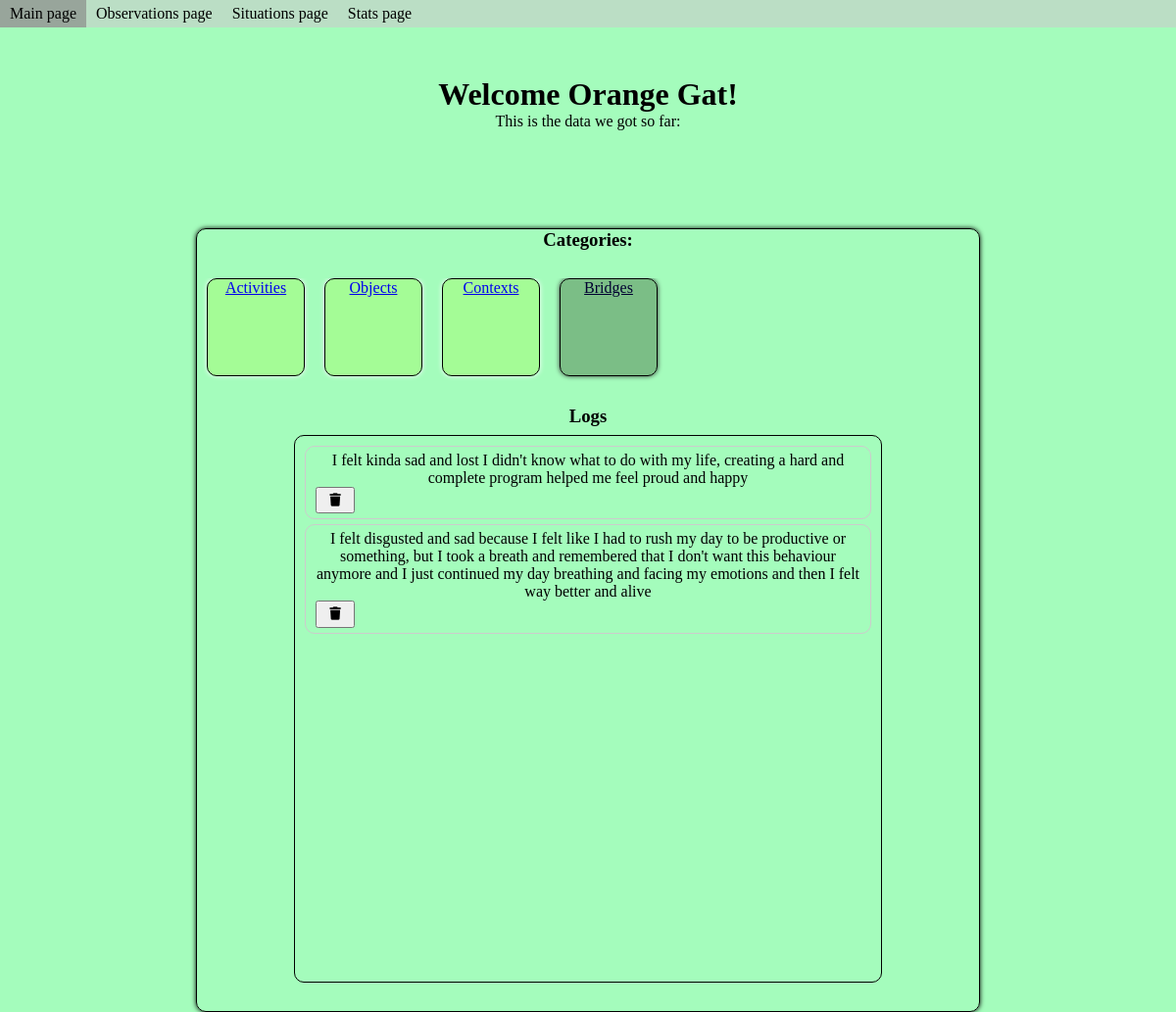
Page /stats_Bridges/ on the committed database.
### mySelfApp/models.py (models this page shows, shortened)
class Sentence(models.Model):
    text = models.CharField(max_length=200)
    target = models.CharField(max_length=100, default='')
    verbs = models.CharField(max_length=150, default='')
    booleans = models.CharField(max_length=100, default='') #1: positive, 2:negative, 0:none
    emotions = models.CharField(max_length=150, default='')
    sign = models.CharField(max_length=10, default='') #true, false
    action = models.IntegerField(default=0)
    unaction = models.IntegerField(default=0)
    text = text
    def get_stats_data(self):
        data:dict = {
            'Activities': Sentence.objects.filter(target='user_emotion_actions'),
            'Objects': Sentence.objects.filter(target='user_emotion_objects'),
            'Contexts': Sentence.objects.filter(target='user_emotion_context'),
            'Bridges': Sentence.objects.filter(target='user_emotion_bridge'),
        }
        return data

### mySelfApp/views.py (the view)
# urls.py: path('stats_Bridges/', views.stats_view_emotional_bridge, name='stats_view_emotional_bridge'),
def stats_view_emotional_bridge(request):
    s = Sentence.objects.all()[0]
    data = s.get_stats_data()
    return render(request,'stats_view.html',{'page_path':'/stats_Bridges/' ,'title': 'stats', 'user': 'Orange Gat', 'labels' : data.keys(), 'logs': data['Bridges'], 'category_selected': 'Bridges'})

### mySelfApp/templates/stats_view.html (shortened to what this page needs)
{% load static %}
<html lang="en">
	<head>
		<link href="{% static 'css/background.css' %}" rel="stylesheet" />
		<link href="{% static 'css/stats_view_style.css' %}" rel="stylesheet" />
		<link href="{% static 'css/page_list.css' %}" rel="stylesheet" />
	</head>
	<body>
		<div id="page-list">
			<ul id="page-list-ul">
				<a href="{% url 'myself:main_view' %}"><li>Main page</li></a>
				<a href="{% url 'myself:observation_view' %}"><li>Observations page</li></a>
				<a href="{% url 'myself:situation_view' %}"><li>Situations page</li></a>
				<a href="{% url 'myself:stats_view_emotional_bridge' %}"><li>Stats page</li></a>
			</ul>
		</div>
		<h1 style="margin-top: 50px">Welcome {{user}}!</h1>
		<p>This is the data we got so far:</p>
		<div id="container">
			<h3>Categories: </h3>
			<div id="categories-slider">
				{% for el in labels %}
				<a href="/stats_{{el}}/" method="POST">
					<div class="category {{el}}">
						<p class="category-name">{{el}}</p>
					</div>
				</a>
				{% endfor %}
			</div>
			<h3>Logs</h3>
			<div id="category-displayed">
				<ul>
					{% for el in logs %}
						<li>
							<form action="/remove_log/{{el.id}}/{{el.target}}/" method="POST">
								<p>{{el.text}}</p>
								<button class="delete-btn"}><i class="fa-solid fa-trash"></i></i></button>
							</form>
						</li>
					{% endfor %}
				</ul>
			</div>
		</div>
	</body>
</html>

### static/css/background.css (style rules this page uses)
* { padding: 0px; margin: 0px; box-sizing: border-box; }
html { background-color: #a4fcbc }

### static/css/stats_view_style.css (style rules this page uses)
h1, p, h3 { text-align: center; }
.selected { filter: brightness(20%); }
#container { display: grid; grid-template-rows: 30px 150px 30px 1fr; margin: auto; margin-top: 100px; width: 800px; height: 800px; border: 1px solid #000; border-radius: 10px; box-shadow: 0px 0px 5px #000; }
#categories-slider { display: flex; overflow-x: scroll; margin-top: 20px; padding-bottom: 20px; }
.category { background-color: #a4fc434f; min-height: 100px; min-width: 100px; border: 1px solid #000; box-shadow: 0px 0px 5px #fff; margin: 0px 10px; border-radius: 10px; cursor: pointer; transition: .5s; }
#category-displayed { overflow-y: hidden; }
#category-displayed ul { list-style: none; width: 600px; margin: auto; border: 1px solid #000; border-radius: 10px; height: 95%; padding: 10px; overflow-y: scroll; }
#category-displayed ul li { display: flex; justify-content: space-between; align-items: center; padding: 5px 10px; border: 1px solid #ccc; border-radius: 10px; margin-bottom: 5px; }
#category-displayed li button { width: 40px; padding: 5px 8px; cursor: pointer; }

### static/css/page_list.css (style rules this page uses)
#page-list { background-color: hsla(0,0%,80%, .6); }
#page-list-ul { display: flex; list-style: none; }
#page-list-ul li { padding: 5px 10px; margin-right: 1px solid #eee; cursor: pointer; }
#page-list-ul a { text-decoration: none; color: #000; }

### rows in the picture
Sentence: text "I felt kinda sad and lost I didn't know what to do with my life, creating a hard and complete program helped me feel proud and happy"
Sentence: text "I felt disgusted and sad because I felt like I had to rush my day to be productive or something, but I took a breath and remembered that I don't want this behaviour anymore and I just continued my day breathing and facing my emotions and then I felt way better and alive"

### other values in the picture
{{ user }} "Orange Gat"
{{ el }} "Activities" "Objects" "Contexts" "Bridges"
